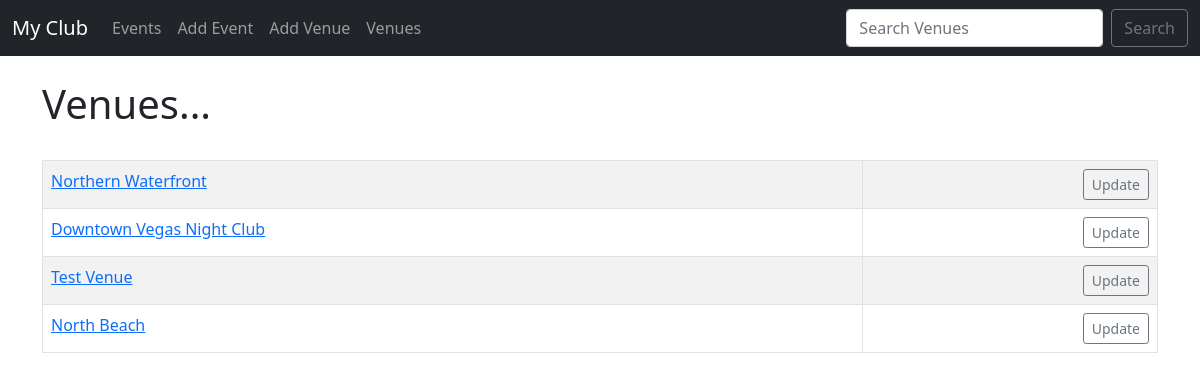
Screenshot of /list_venues with the database file from the repository.
### events/models.py (models this page shows)
class Venue(models.Model):
    name = models.CharField('Venue Name', max_length=120)
    address = models.CharField(max_length=300)
    zip_code = models.CharField('Zip Code', max_length=15)
    phone = models.CharField('Contact Phone', max_length=25, blank=True)
    web = models.URLField('Website Address', blank=True)
    email_address = models.EmailField('Email Address', blank=True)
    def __str__(self):
        return self.name

### events/views.py (the view)
# urls.py: path('list_venues', views.list_venues, name="list-venues"),
def list_venues(request):
    venue_list = Venue.objects.all()
    return render(request,
        'events/venue.html', {
        "venue_list": venue_list})

### events/templates/events/venue.html
{% extends 'events/base.html' %}
{% block content %}
    <h1>Venues...</h1>
    <br/>
    <table class="table table-striped table-hover table-bordered">
    {% for venue in venue_list %}
      <tr>
        <td>
      <a href="{% url 'show-venue' venue.id %}">{{ venue }}</a>
        </td>
        <td align="right">
          <a href="{% url 'update-venue' venue.id %}" class="btn btn-outline-secondary btn-sm">Update</a>
        </td>
      </tr>
    {% endfor %}
  </table>
{% endblock %}

### rows the page displays
Venue: name "Northern Waterfront"
Venue: name "Downtown Vegas Night Club"
Venue: name "Test Venue"
Venue: name "North Beach"
